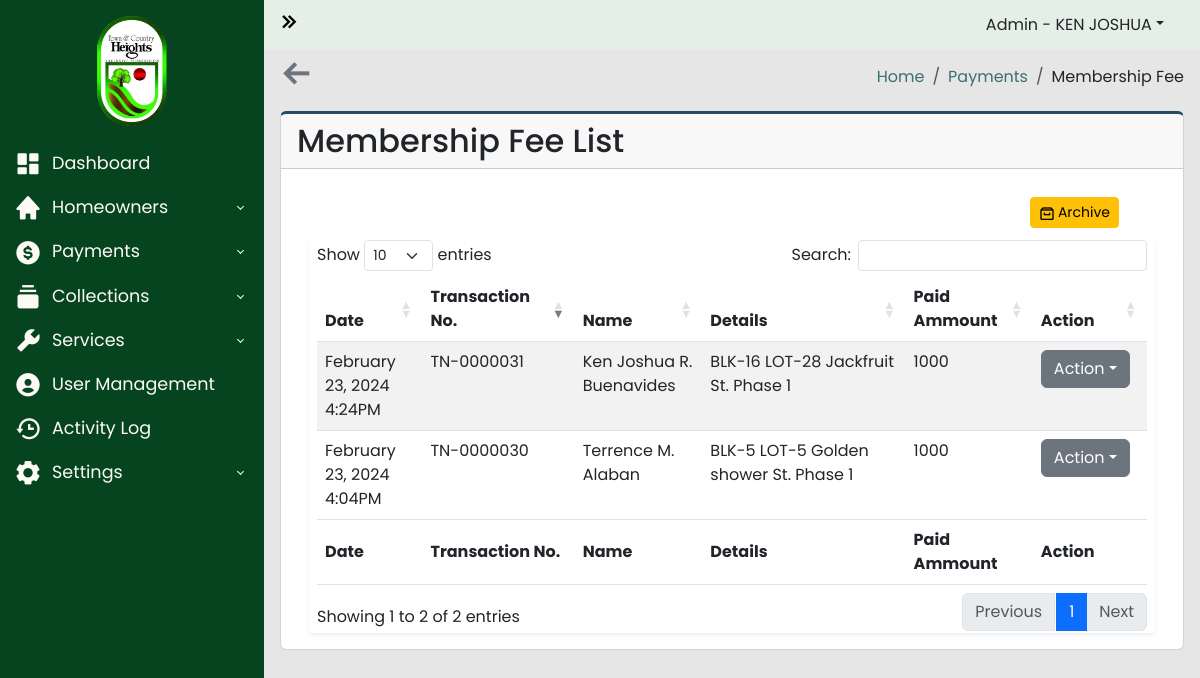
The app's page /payments/membership_fee.php (signed in), older data.
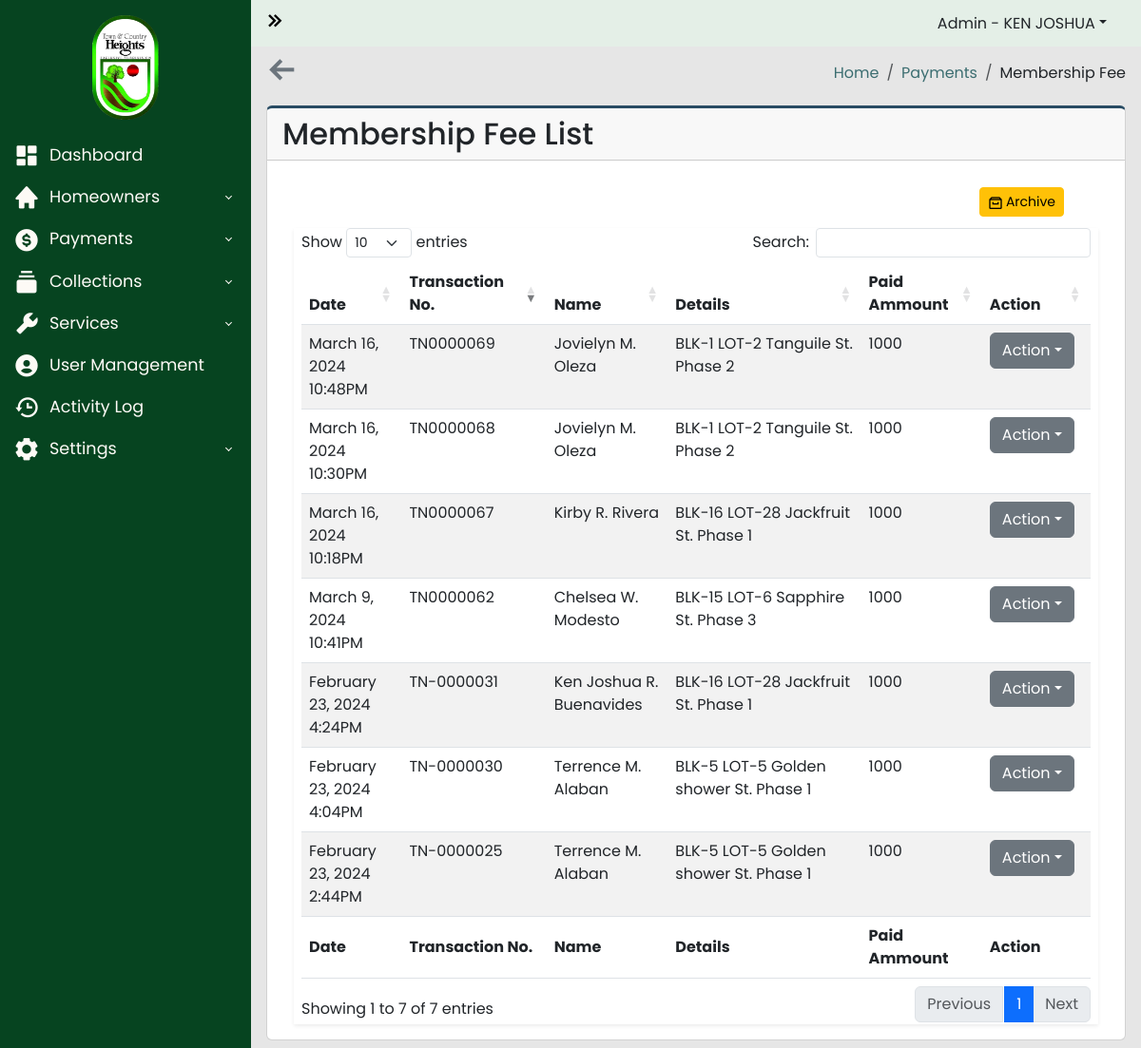
The same page, newer data.
### tables this page shows
CREATE TABLE `payments_list` (
  `id` int(100) NOT NULL,
  `transaction_number` varchar(250) NOT NULL,
  `homeowners_id` int(100) NOT NULL,
  `property_id` int(100) NOT NULL,
  `collection_id` int(255) NOT NULL,
  `collection_fee_id` int(100) NOT NULL,
  `date_created` datetime NOT NULL,
  `paid` varchar(100) NOT NULL,
  `balance` varchar(100) NOT NULL,
  `remarks` varchar(255) NOT NULL,
  `paid_by` varchar(255) NOT NULL,
  `quantity` varchar(255) NOT NULL,
  `admin` varchar(255) NOT NULL,
  `archive` varchar(255) DEFAULT 'ACTIVE'
);

CREATE TABLE `homeowners_users` (
  `id` int(100) NOT NULL,
  `account_number` varchar(100) NOT NULL,
  `username` varchar(100) NOT NULL,
  `password` varchar(100) NOT NULL,
  `firstname` varchar(100) NOT NULL,
  `lastname` varchar(100) NOT NULL,
  `middle_initial` varchar(100) NOT NULL,
  `email` varchar(100) NOT NULL,
  `phone_number` varchar(100) NOT NULL,
  `blk` varchar(100) NOT NULL,
  `lot` varchar(100) NOT NULL,
  `street` varchar(100) NOT NULL,
  `phase` varchar(100) NOT NULL,
  `status` varchar(100) NOT NULL,
  `position` varchar(255) NOT NULL,
  `date_created` datetime NOT NULL,
  `archive` varchar(255) NOT NULL DEFAULT 'ACTIVE',
  `token` varchar(255) NOT NULL
);

### payments/membership_fee.php (the view, shortened to what the changed rows need)
<?php
require_once("../includes/header.php");
?>
<?php
$server = new Server;
$server->adminAuthentication();
?>
<body>
  <div class="wrapper">
    <div class="main">
      <main class="content px-3 py-2">
        <div class="card card-border">
          <div class="card-header">
            <h2>Membership Fee List</h2>
          </div>
          <div class="card-body">
            <div class="container-fluid">
              <section class="main-content">
                <div class="row">
                  <div class="col-xs-12">
                    <div class="box">
                      <div class="body-box shadow-sm">
                        <div class="table-responsive mx-2">
                          <table id="membershipFeeTable" class="table table-striped" style="width:100%">
                            <thead>
                              <tr>
                                <th width="10%">Date</th>
                                <th width="10%">Transaction No.</th>
                                <th width="10%">Name</th>
                                <th width="20%">Details</th>
                                <th width="5%">Paid Ammount</th>
                                <th scope="col" width="5%">Action</th>
                              </tr>
                            </thead>
                            <tbody>
                              <?php
                              $membership_fee_num = "C001";
                              $ACTIVE = "ACTIVE";
                              $query = "SELECT
                                payments_list.transaction_number,
                                payments_list.id as payment_id,
                                payments_list.date_created as date_paid,
                                payments_list.collection_fee_id,
                                payments_list.paid,
                                payments_list.remarks,
                                homeowners_users.firstname,
                                homeowners_users.middle_initial,
                                homeowners_users.lastname,
                                homeowners_users.blk,
                                homeowners_users.lot,
                                homeowners_users.street,
                                homeowners_users.phase,
                                homeowners_users.id as homeowners_id
                                FROM payments_list
                                INNER JOIN homeowners_users ON payments_list.homeowners_id = homeowners_users.id
                                INNER JOIN collection_fee ON payments_list.collection_fee_id = collection_fee.id
                                WHERE collection_fee.collection_fee_number = :membership_fee_num AND payments_list.archive = :ACTIVE
                                ";
                              $data = ["membership_fee_num" => $membership_fee_num, "ACTIVE" => $ACTIVE];
                              $connection = $server->openConn();
                              $stmt = $connection->prepare($query);
                              $stmt->execute($data);
                              if ($stmt->rowCount() > 0) {
                                while ($result = $stmt->fetch()) {
                                  $date_paid = $result['date_paid'];
                                  $transaction_number = $result['transaction_number'];
                                  $firstname = $result['firstname'];
                                  $middle_initial = $result['middle_initial'];
                                  $lastname = $result['lastname'];
                                  $blk = $result['blk'];
                                  $lot = $result['lot'];
                                  $street = $result['street'];
                                  $phase = $result['phase'];
                                  $paid_amount = $result['paid'];
                              ?>
                                  <tr>
                                    <td><?php echo date("F j, Y g:iA", strtotime($date_paid)); ?></td>
                                    <td><?php echo $transaction_number; ?></td>
                                    <td><?php echo $firstname . " " . $middle_initial . " " . $lastname; ?></td>
                                    <td><?php echo "BLK-" . $blk . " LOT-" . $lot . " " . $street . " St. " . $phase; ?></td>
                                    <td><?php echo $paid_amount; ?></td>
                                    <td>
                                      <div class="dropdown">
                                        <a href="#" class="btn btn-secondary dropdown-toggle" data-bs-toggle="dropdown">Action</a>
                                      </div>
                                    </td>
                                  </tr>
                              <?php
                                }
                              }
                              ?>
                            </tbody>
                            <tfoot>
                              <tr>
                                <th width="10%">Date</th>
                                <th width="10%">Transaction No.</th>
                                <th width="10%">Name</th>
                                <th width="20%">Details</th>
                                <th width="5%">Paid Ammount</th>
                                <th scope="col" width="5%">Action</th>
                              </tr>
                            </tfoot>
                          </table>
                        </div>
                      </div>
                    </div>
                  </div>
                </div>
              </section>
            </div>
          </div>
        </div>
      </main>
    </div>
  </div>
  <?php
  include("../includes/footer.php");
  ?>

Row changes from the older to the newer data that the page shows:
now on this page (row edited): payments_list: date_created "February 23, 2024 2:44PM", transaction_number "TN-0000025", homeowners_users.firstname "Terrence", homeowners_users.middle_initial "M.", homeowners_users.lastname "Alaban", homeowners_users.blk "5", homeowners_users.lot "5", homeowners_users.street "Golden shower", homeowners_users.phase "Phase 1", paid "1000"
added payments_list: date_created "March 9, 2024 10:41PM", transaction_number "TN0000062", homeowners_users.firstname "Chelsea", homeowners_users.middle_initial "W.", homeowners_users.lastname "Modesto", homeowners_users.blk "15", homeowners_users.lot "6", homeowners_users.street "Sapphire", homeowners_users.phase "Phase 3", paid "1000"
added payments_list: date_created "March 16, 2024 10:18PM", transaction_number "TN0000067", homeowners_users.firstname "Kirby", homeowners_users.middle_initial "R.", homeowners_users.lastname "Rivera", homeowners_users.blk "16", homeowners_users.lot "28", homeowners_users.street "Jackfruit", homeowners_users.phase "Phase 1", paid "1000"
added payments_list: date_created "March 16, 2024 10:30PM", transaction_number "TN0000068", homeowners_users.firstname "Jovielyn", homeowners_users.middle_initial "M.", homeowners_users.lastname "Oleza", homeowners_users.blk "1", homeowners_users.lot "2", homeowners_users.street "Tanguile", homeowners_users.phase "Phase 2", paid "1000"
added payments_list: date_created "March 16, 2024 10:48PM", transaction_number "TN0000069", homeowners_users.firstname "Jovielyn", homeowners_users.middle_initial "M.", homeowners_users.lastname "Oleza", homeowners_users.blk "1", homeowners_users.lot "2", homeowners_users.street "Tanguile", homeowners_users.phase "Phase 2", paid "1000"
Text that changed along with them:
text written by a page script: "Show entries Search: Showing 1 to 2 of 2 entries Previous 1 Next" → "Show entries Search: Showing 1 to 7 of 7 entries Previous 1 Next"
